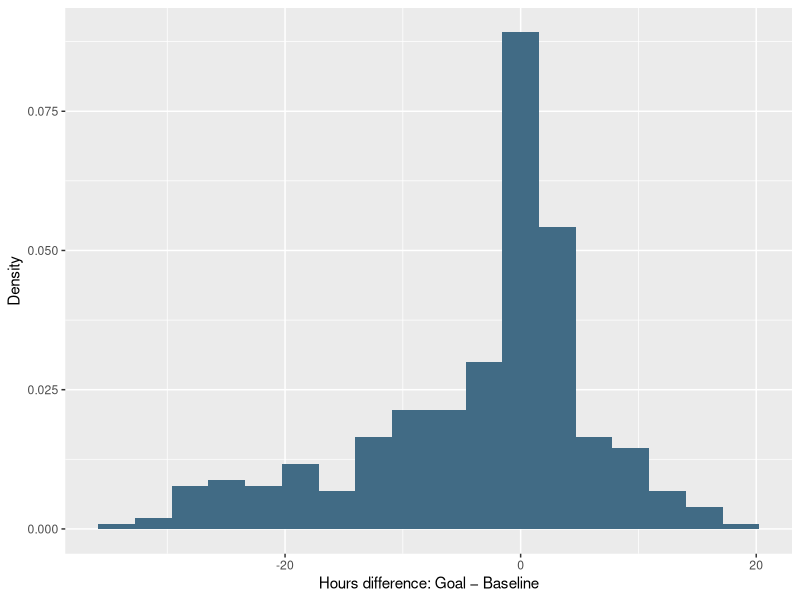
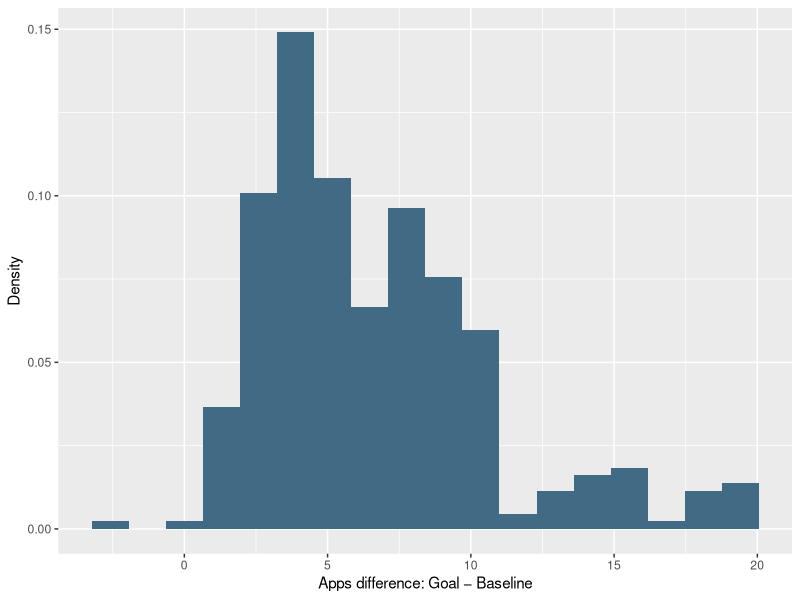

These charts were generated, in order, by the following R code:
## ---- chunk 1
library(tidyverse)
library(haven) #haven is part of tidyverse, but for some reason, this is needed.
library(ggplot2)
data1 <- read_dta("./data/final_data1.dta")
data2 <- read_dta("./data/final_data2.dta")
data3 <- read_dta("./data/final_data3.dta")
## ---- chunk 2
ggplot(data1, aes(hours_diff, stat(density))) + geom_histogram(fill = "#416b85", bins = 18) + labs(x = "Hours difference: Goal − Baseline", y = "Density")
## ---- chunk 3
ggplot(data1, aes(apps_diff, stat(density))) + geom_histogram(fill = "#416b85", bins = 18) + labs(x = "Apps difference: Goal − Baseline", y = "Density")
